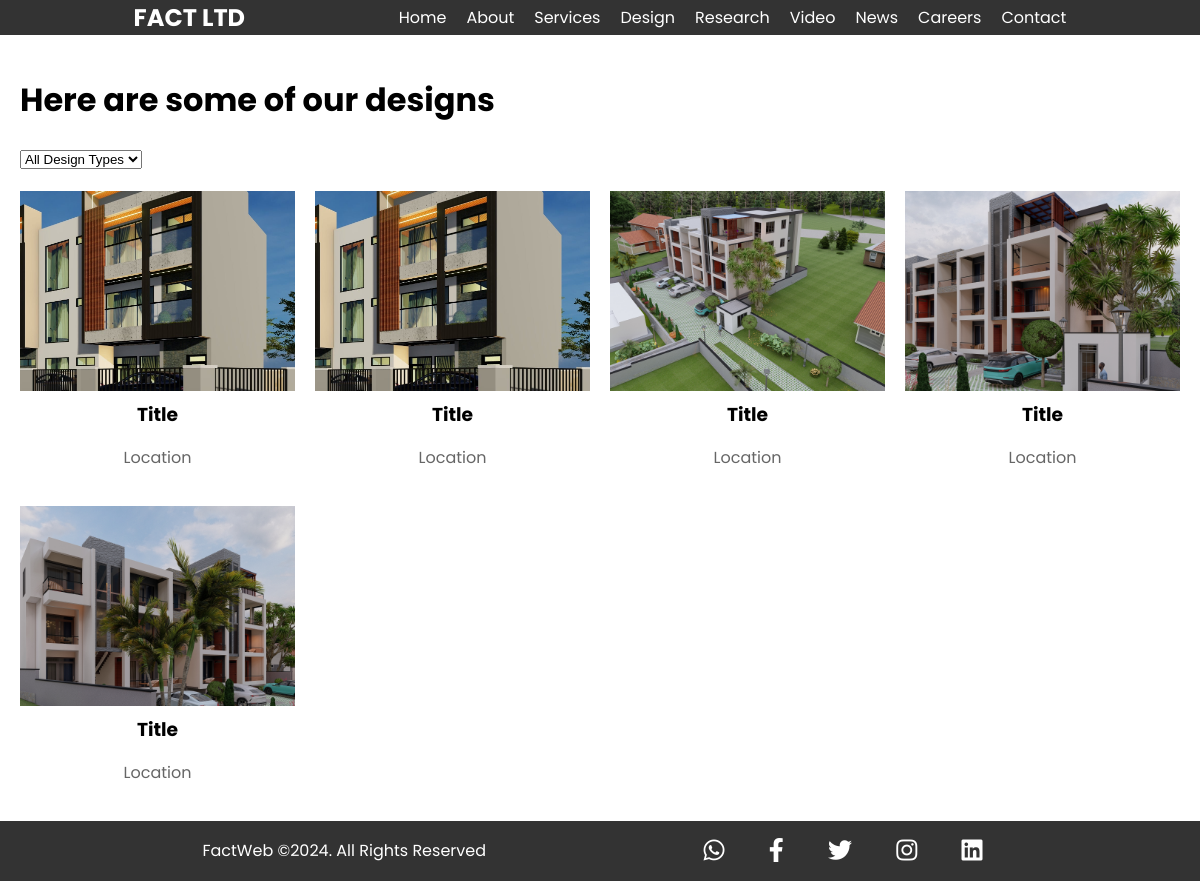
Page /design/ on the earlier database version.
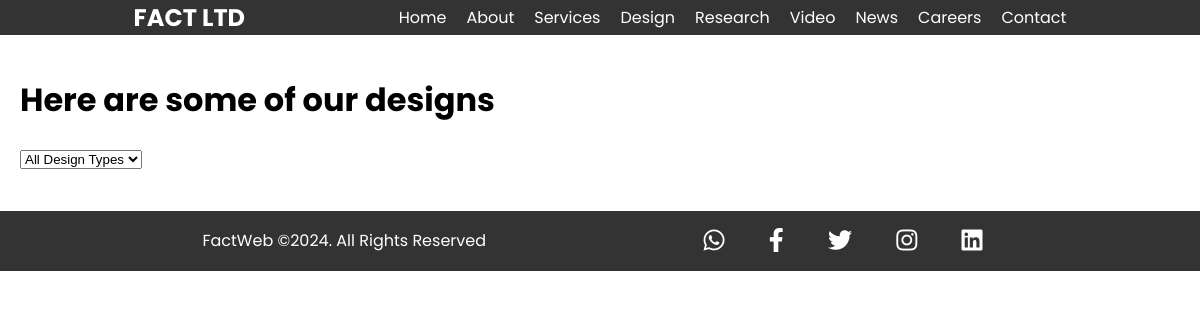
Same page on the later database version.
### FactWebApp/models.py (models this page shows, shortened)
class Image(models.Model):
    image = models.ImageField(upload_to='images/')
    title = models.CharField(max_length=100, default='Title')
    description = models.TextField()
    location = models.CharField(max_length=100, default='Location')
    category = models.ForeignKey(ImageCategory, on_delete=models.CASCADE)
    name = models.CharField(max_length=100, default='Name')
    role = models.CharField(max_length=100, default='Role')

### FactWebApp/views.py (the view)
# urls.py: path('design/', views.design, name='design'),
def design(request):
    design_category = ImageCategory.objects.get(name='design')  # Assuming 'design' is the name of the design category
    design_images = Image.objects.filter(category=design_category)
    return render(request, 'FactWebApp/design.html', {'design_images': design_images})

### FactWebApp/models.py (called while the page is built)
    def __str__(self):
        return self.name

### FactWebApp/templates/FactWebApp/design.html (shortened to what this page needs)
{% extends 'base.html' %}
{% load static %}
{% block content %}
<div class="design-container">
    <h1>Here are some of our designs</h1>
    <div class="filter-options">
        <select id="design-type">
            <option value="all">All Design Types</option>
        </select>
    </div>
    <div class="design-grid">
        {% for design_image in design_images %}
        <div class="design-item" data-category="{{ design_image.category }}">
            <img src="{{ design_image.image.url }}" alt="{{ design_image.description }}">
            <h3>{{ design_image.title }}</h3>
            <p>{{ design_image.location }}</p>
        </div>
        {% endfor %}
    </div>
</div>
{% endblock %}
{% block extrastyles %}
<link rel="stylesheet" type="text/css" href="{% static 'FactWebApp/css/design.css' %}">
{% endblock %}

Differences in the rows shown:
removed Image: image (picture), title "Title", location "Location"
removed Image: image (picture), title "Title", location "Location"
removed Image: image (picture), title "Title", location "Location"
removed Image: image (picture), title "Title", location "Location"
removed Image: image (picture), title "Title", location "Location"
